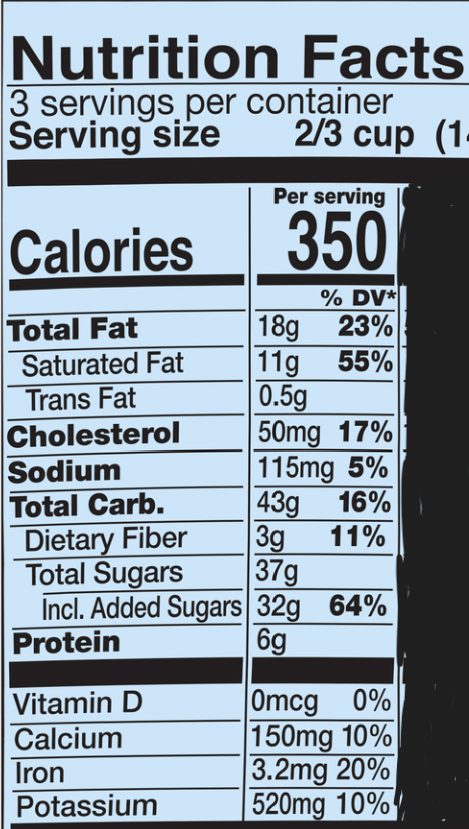
#> input picture data/raw/label_02/label_02_per_serving_only.png, 469 x 829 px, found by its file name
$ python benchmark_end_to_end.py
#> lines starting #> are read from the running program, lines starting #| are printed output that depends on the picture; after the words box and inside, x2 and y2 are one past the last pixel; in counts of white or black regions, pixels touching at a corner belong together
### src/preprocess.py
from PIL import Image


# [18 lines left out: functions make_grayscale, make_larger, not called in this run]


def make_thresholded(image_path, output_path, threshold=160):
#> called with threshold = 140
    image = Image.open(image_path)
#> image is the input picture: PIL image 469x829 RGBA; mean R, G, B, A 142.5, 157.5, 169.9, 255
    grayscale_image = image.convert("L")
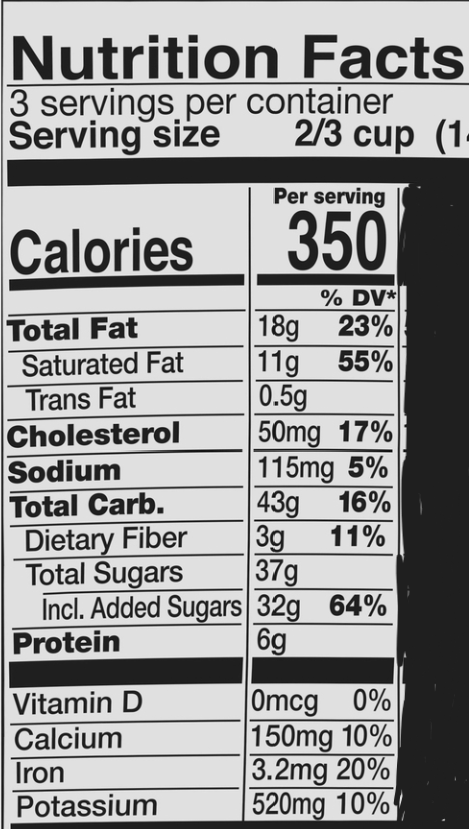
#> grayscale_image: PIL image 469x829 L; min 7, max 246, mean 154.5

    thresholded_image = grayscale_image.point(
        lambda pixel: 255 if pixel > threshold else 0
    )
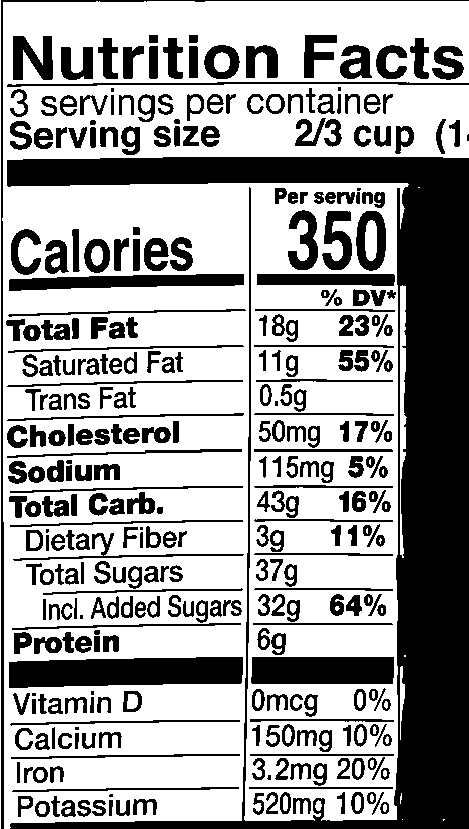
#> thresholded_image: PIL image 469x829 L; 62.9% white; 352 black regions (13 under 20 px), largest, box (x1, y1, x2, y2) and area: (7, 157, 469, 829) 61366, (9, 657, 243, 688) 6198, (251, 657, 394, 684) 3834

    thresholded_image.save(output_path)

    return output_path

### src/ocr_reader.py
from PIL import Image
import pytesseract


def read_text(image_path, config=""):
    image = Image.open(image_path)

#> (the run stopped early here; a loop or call above may not have finished)
